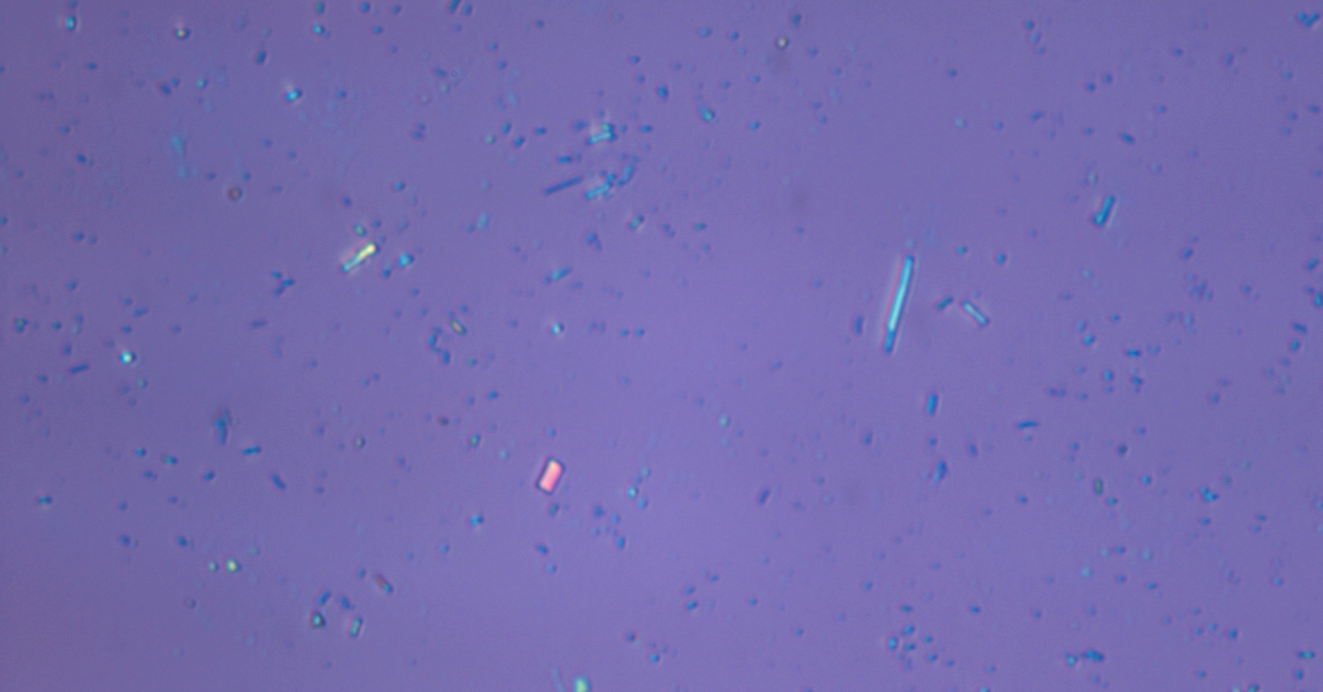
#> input picture edgepictures/falsepositive.PNG, 1323 x 692 px
$ python run_aggressive_variants.py --image ../../edgepictures/falsepositive.PNG
#> lines starting #> are read from the running program, lines starting #| are printed output that depends on the picture; after the words box and inside, x2 and y2 are one past the last pixel; in counts of white or black regions, pixels touching at a corner belong together
#!/usr/bin/env python3
"""
run_aggressive_variants.py

Run the HSVPipeline on sample3 images with various H/V penalization schemes.

The idea: use the S channel as the primary flake detector (OLD: linear from
main peak), but aggressively cancel pixels that show ANY significant H or V
deviation from substrate. This creates a "pure saturation" flake detector.

Outputs:
  results/diagnostics_old.png   - diagnostic using OLD (main peak) S logic
  results/diagnostics_new.png   - diagnostic using NEW (2nd peak) S logic
  results/heatmap_<variant>.png - multiple heatmap variants for each image

Usage:
    python run_aggressive_variants.py
"""

import argparse
from pathlib import Path

import cv2
import numpy as np
from scipy.signal import find_peaks
import matplotlib
matplotlib.use("Agg")
import matplotlib.pyplot as plt


def load_rgb_image(path: Path) -> np.ndarray:
    img = cv2.imread(str(path))
    if img is None:
        raise FileNotFoundError(f"Could not load image: {path}")
    return cv2.cvtColor(img, cv2.COLOR_BGR2RGB)


def compute_base_diagnostics(rgb: np.ndarray):
    hsv = cv2.cvtColor(rgb, cv2.COLOR_RGB2HSV).astype(np.float32)
    H, S, V = hsv[..., 0], hsv[..., 1], hsv[..., 2]

    h_hist = cv2.calcHist([H], [0], None, [180], [0, 180]).flatten()
    s_hist = cv2.calcHist([S], [0], None, [256], [0, 256]).flatten()
    v_hist = cv2.calcHist([V], [0], None, [256], [0, 256]).flatten()

    H_sub = float(np.argmax(h_hist))
    S_sub = float(np.argmax(s_hist))
    V_sub = float(np.argmax(v_hist))

    substrate_tolerance = 15.0
    substrate_mask = (
        (np.abs(S - S_sub) < substrate_tolerance)
        & (np.abs(V - V_sub) < substrate_tolerance)
    )
    if substrate_mask.any():
        sigma_H = float(np.std(H[substrate_mask]))
        sigma_S = float(np.std(S[substrate_mask]))
        sigma_V = float(np.std(V[substrate_mask]))
    else:
        sigma_H = float(np.std(H))
        sigma_S = float(np.std(S))
        sigma_V = float(np.std(V))

    sigma_H += 1e-5
    sigma_S += 1e-5
    sigma_V += 1e-5

    s_peaks, _ = find_peaks(s_hist)
    threshold = S_sub + 2.0 * sigma_S
    candidates = s_peaks[s_peaks > threshold]
    S_thin = float(candidates[0]) if len(candidates) > 0 else None

    return {
        "hsv": hsv,
        "H": H, "S": S, "V": V,
        "H_sub": H_sub, "S_sub": S_sub, "V_sub": V_sub,
        "sigma_H": sigma_H, "sigma_S": sigma_S, "sigma_V": sigma_V,
        "S_thin": S_thin,
        "h_hist": h_hist, "s_hist": s_hist, "v_hist": v_hist,
    }


def build_heatmap_rgb(prob_map: np.ndarray) -> np.ndarray:
    prob_uint8 = (np.clip(prob_map, 0.0, 1.0) * 255).astype(np.uint8)
    heatmap_bgr = cv2.applyColorMap(prob_uint8, cv2.COLORMAP_INFERNO)
    return cv2.cvtColor(heatmap_bgr, cv2.COLOR_BGR2RGB)


def plot_histograms(ax, d: dict, title: str) -> None:
    h_hist_n = d["h_hist"] / d["h_hist"].max() if d["h_hist"].max() > 0 else d["h_hist"]
    s_hist_n = d["s_hist"] / d["s_hist"].max() if d["s_hist"].max() > 0 else d["s_hist"]
    v_hist_n = d["v_hist"] / d["v_hist"].max() if d["v_hist"].max() > 0 else d["v_hist"]

    ax.plot(h_hist_n, color="red", linewidth=0.8, label="Hue")
    ax.plot(s_hist_n, color="green", linewidth=0.8, label="Saturation")
    ax.plot(v_hist_n, color="blue", linewidth=0.8, label="Value")

    ax.axvline(x=d["H_sub"], color="red", linestyle="--", linewidth=1.5,
               label=f"H_sub={d['H_sub']:.0f}")
    ax.axvline(x=d["S_sub"], color="green", linestyle="--", linewidth=1.5,
               label=f"S_sub={d['S_sub']:.0f}")
    ax.axvline(x=d["V_sub"], color="blue", linestyle="--", linewidth=1.5,
               label=f"V_sub={d['V_sub']:.0f}")
    if d["S_thin"] is not None:
        ax.axvline(x=d["S_thin"], color="yellow", linestyle="--", linewidth=2.0,
                   label=f"S_thin={d['S_thin']:.0f}")

    ax.set_title(title)
    ax.set_xlabel("Bin")
    ax.set_ylabel("Normalized Count")
    ax.legend(fontsize=7, loc="upper right")
    ax.set_xlim(0, 255)


def build_diagnostic_figure(
    rgb: np.ndarray,
    d: dict,
    D_S: np.ndarray,
    D_V: np.ndarray,
    D_H_gated: np.ndarray,
    heatmap_rgb: np.ndarray,
    title_prefix: str,
) -> plt.Figure:
    fig, axes = plt.subplots(2, 3, figsize=(18, 10))
    fig.suptitle(
        f"{title_prefix} — Substrate H={d['H_sub']:.0f}, S={d['S_sub']:.0f}, V={d['V_sub']:.0f}\n"
        f"σ: H={d['sigma_H']:.2f}, S={d['sigma_S']:.2f}, V={d['sigma_V']:.2f} | "
        f"S_thin={d['S_thin'] if d['S_thin'] is not None else 'N/A'}",
        fontsize=12,
    )

    axes[0, 0].imshow(rgb)
    axes[0, 0].set_title("1. Original RGB Image")
    axes[0, 0].axis("off")

    im_s = axes[0, 1].imshow(D_S, cmap="viridis")
    axes[0, 1].set_title("2. S-Channel Distance (D_S)")
    axes[0, 1].axis("off")
    plt.colorbar(im_s, ax=axes[0, 1], fraction=0.046, pad=0.04)

    im_v = axes[0, 2].imshow(D_V, cmap="viridis")
    axes[0, 2].set_title("3. V-Channel Distance (D_V)")
    axes[0, 2].axis("off")
    plt.colorbar(im_v, ax=axes[0, 2], fraction=0.046, pad=0.04)

    im_h = axes[1, 0].imshow(D_H_gated, cmap="viridis")
    axes[1, 0].set_title("4. Gated H-Channel Distance (D_H_gated)")
    axes[1, 0].axis("off")
    plt.colorbar(im_h, ax=axes[1, 0], fraction=0.046, pad=0.04)

    plot_histograms(axes[1, 1], d, "5. Channel Histograms with Peaks")

    axes[1, 2].imshow(heatmap_rgb)
    axes[1, 2].set_title("6. Probability Heatmap (P_map)")
    axes[1, 2].axis("off")

    plt.tight_layout()
    return fig


def compute_probability_old(d: dict, w_S=1.0, w_V=0.0, w_H=0.0):
    """OLD: linear D_S from S_sub; combined with optional H/V weights."""
    S = d["S"]
    D_S = np.abs(S - d["S_sub"]) / d["sigma_S"]

    V = d["V"]
    D_V = np.abs(V - d["V_sub"]) / d["sigma_V"]

    H = d["H"]
    delta_H = np.abs(((H - d["H_sub"] + 90.0) % 180.0) - 90.0)
    D_H = delta_H / d["sigma_H"]
    S_gate = d["S_sub"] + (2.0 * d["sigma_S"])
    D_H_gated = D_H * (S > S_gate)

    D_composite = w_S * D_S + w_V * D_V + w_H * D_H_gated
    P = 1.0 - np.exp(-0.5 * D_composite**2)
    return P.astype(np.float32), D_S, D_V, D_H_gated


def compute_probability_new(d: dict, w_S=1.0, w_V=0.0, w_H=0.0):
    """NEW: Gaussian D_S from S_thin; combined with optional H/V weights."""
    S = d["S"]
    if d["S_thin"] is not None:
        D_S = np.exp(-0.5 * ((S - d["S_thin"]) / d["sigma_S"]) ** 2)
    else:
        D_S = np.abs(S - d["S_sub"]) / d["sigma_S"]

    V = d["V"]
    D_V = np.abs(V - d["V_sub"]) / d["sigma_V"]

    H = d["H"]
    delta_H = np.abs(((H - d["H_sub"] + 90.0) % 180.0) - 90.0)
    D_H = delta_H / d["sigma_H"]
    S_gate = d["S_sub"] + (2.0 * d["sigma_S"])
    D_H_gated = D_H * (S > S_gate)

    D_composite = w_S * D_S + w_V * D_V + w_H * D_H_gated
    P = 1.0 - np.exp(-0.5 * D_composite**2)
    return P.astype(np.float32), D_S, D_V, D_H_gated


def apply_hard_gate(P: np.ndarray, D_V: np.ndarray, D_H_gated: np.ndarray,
                    v_thresh: float = 2.0, h_thresh: float = 2.0) -> np.ndarray:
    """Hard gate: zero out pixels where D_V or D_H exceed thresholds."""
    mask = (D_V < v_thresh) & (D_H_gated < h_thresh)
    return (P * mask).astype(np.float32)


def apply_soft_gate(P: np.ndarray, D_V: np.ndarray, D_H_gated: np.ndarray,
                    v_sigma: float = 1.0, h_sigma: float = 1.0) -> np.ndarray:
    """Soft gate: multiply by exp(-0.5*(D_V/v_sigma)^2) * exp(-0.5*(D_H/h_sigma)^2)."""
    gate_V = np.exp(-0.5 * (D_V / v_sigma) ** 2)
    gate_H = np.exp(-0.5 * (D_H_gated / h_sigma) ** 2)
    return (P * gate_V * gate_H).astype(np.float32)


def apply_aggressive_v_gate(P: np.ndarray, D_V: np.ndarray, D_H_gated: np.ndarray,
                            v_thresh: float = 1.0, h_thresh: float = 2.0) -> np.ndarray:
    """
    Aggressive V hard gate: zero out pixels where D_V exceeds a very tight
    threshold (e.g., 0.5σ or 1σ), while keeping H at a more lenient 2σ.
    This heavily penalizes ANY V deviation from substrate.
    """
    mask = (D_V < v_thresh) & (D_H_gated < h_thresh)
    return (P * mask).astype(np.float32)


def apply_aggressive_v_soft_gate(P: np.ndarray, D_V: np.ndarray, D_H_gated: np.ndarray,
                                 v_sigma: float = 0.5, h_sigma: float = 2.0) -> np.ndarray:
    """
    Aggressive V soft gate: multiply by exp(-0.5*(D_V/v_sigma)^2) with a very
    tight v_sigma (e.g., 0.3 or 0.5), while keeping H at a more lenient 2σ.
    This creates a sharp Gaussian that kills pixels with even minor V shifts.
    """
    gate_V = np.exp(-0.5 * (D_V / v_sigma) ** 2)
    gate_H = np.exp(-0.5 * (D_H_gated / h_sigma) ** 2)
    return (P * gate_V * gate_H).astype(np.float32)


def main():
    parser = argparse.ArgumentParser()
    parser.add_argument(
        "--image",
        type=str,
        default=str(
            Path(__file__).resolve().parent.parent / "dataset" / "sample3" / "ws2-251104161326950.jpg"
        ),
        help="Path to the RGB image to process",
    )
    parser.add_argument(
        "--output-dir",
        type=str,
        default=str(Path(__file__).resolve().parent / "results"),
        help="Directory to save outputs",
    )
    args = parser.parse_args()

    output_dir = Path(args.output_dir)
    output_dir.mkdir(parents=True, exist_ok=True)

    image_path = Path(args.image)
    print(f"Loading image: {image_path}")
    rgb = load_rgb_image(image_path)
#> in load_rgb_image, img is the input picture: shape (692, 1323, 3); mean B, G, R 174.5, 107.8, 116.9
    print(f"  Shape: {rgb.shape}, dtype: {rgb.dtype}")
#|   Shape: (692, 1323, 3), dtype: uint8

    # Compute diagnostics
    d = compute_base_diagnostics(rgb)
#> in compute_base_diagnostics, `h_hist = cv2.calcHist([H], [0], None, [180], [0, 180]).flatten()`: h_hist = 180 values, max 281896 at index 124, min 0 at index 0, mean 5086.2
#> in compute_base_diagnostics, `s_hist = cv2.calcHist([S], [0], None, [256], [0, 256]).flatten()`: s_hist = 256 values, max 100789 at index 98, min 0 at index 0, mean 3576.2
#> in compute_base_diagnostics, `v_hist = cv2.calcHist([V], [0], None, [256], [0, 256]).flatten()`: v_hist = 256 values, max 47023 at index 177, min 0 at index 0, mean 3576.2
#> in compute_base_diagnostics, `H_sub = float(np.argmax(h_hist))`: H_sub = 124
#> in compute_base_diagnostics, `S_sub = float(np.argmax(s_hist))`: S_sub = 98
#> in compute_base_diagnostics, `V_sub = float(np.argmax(v_hist))`: V_sub = 177
#> in compute_base_diagnostics, `substrate_mask = ( (np.abs(S - S_sub) < substrate_tolerance) & (np.abs..`:
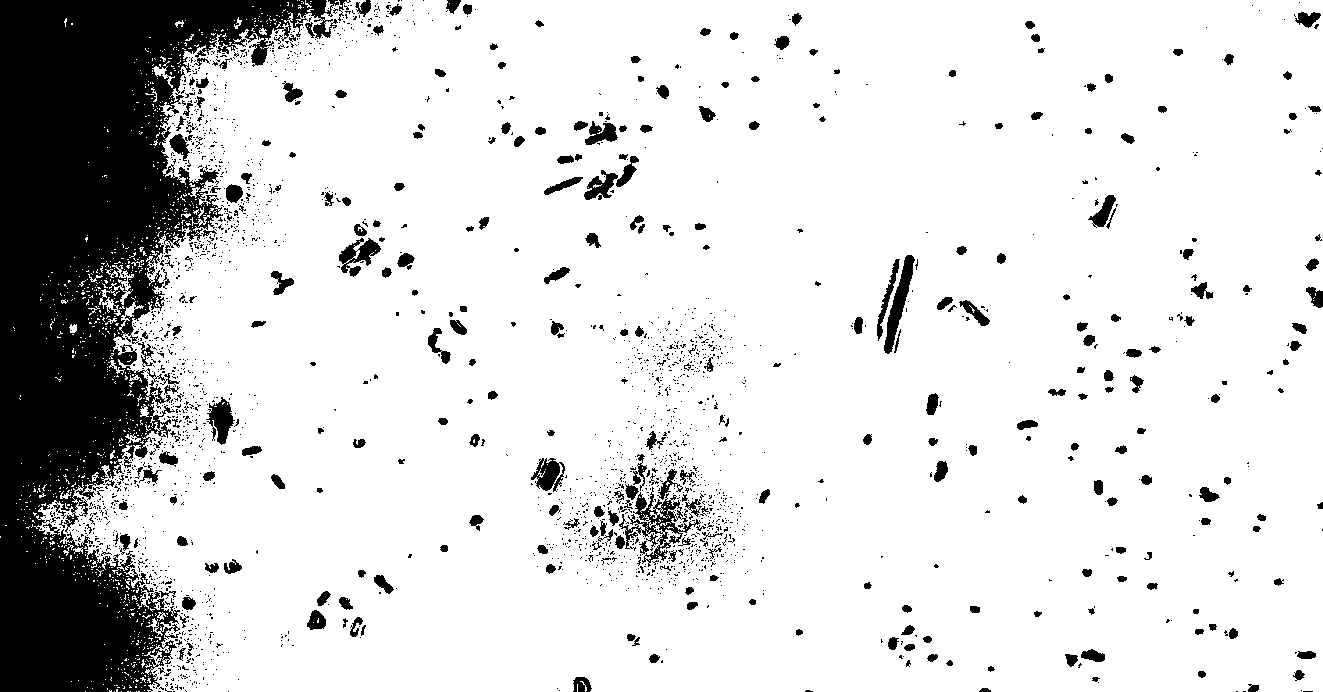
#> substrate_mask: shape (692, 1323) bool; 84.6% white; 2403 black regions (2105 under 20 px), largest, box (x1, y1, x2, y2) and area: (0, 0, 339, 692) 107107, (619, 487, 701, 567) 1653, (884, 255, 915, 354) 1042
#> in compute_base_diagnostics, `sigma_H = float(np.std(H[substrate_mask]))`: sigma_H = 1.69
#> in compute_base_diagnostics, `sigma_S = float(np.std(S[substrate_mask]))`: sigma_S = 3.64
#> in compute_base_diagnostics, `sigma_V = float(np.std(V[substrate_mask]))`: sigma_V = 6.75
#> in compute_base_diagnostics, `s_peaks, _ = find_peaks(s_hist)`: s_peaks = 55 values from 3 to 228
#> in compute_base_diagnostics, `threshold = S_sub + 2.0 * sigma_S`: threshold = 105.3
#> in compute_base_diagnostics, `candidates = s_peaks[s_peaks > threshold]`: candidates = 35 values from 119 to 228
#> in compute_base_diagnostics, `S_thin = float(candidates[0]) if len(candidates) > 0 else None`: S_thin = 119
#> d = 14 items
    print(f"  Substrate peak (H, S, V): ({d['H_sub']:.0f}, {d['S_sub']:.0f}, {d['V_sub']:.0f})")
#|   Substrate peak (H, S, V): (124, 98, 177)
    print(f"  Substrate std  (H, S, V): ({d['sigma_H']:.3f}, {d['sigma_S']:.3f}, {d['sigma_V']:.3f})")
#|   Substrate std  (H, S, V): (1.694, 3.639, 6.750)
    print(f"  Thin-flake peak (S_thin): {d['S_thin']}")
#|   Thin-flake peak (S_thin): 119.0

    # === OLD: 1st main peak, no H/V penalty (baseline) ===
    P_old_base, D_S, D_V, D_H_gated = compute_probability_old(d, w_S=1.0, w_V=0.0, w_H=0.0)
#> in compute_probability_old, `S_gate = d["S_sub"] + (2.0 * d["sigma_S"])`: S_gate = 105.3
    heatmap_old_base = build_heatmap_rgb(P_old_base)
#> in build_heatmap_rgb, `heatmap_bgr = cv2.applyColorMap(prob_uint8, cv2.COLORMAP_INFERNO)`:
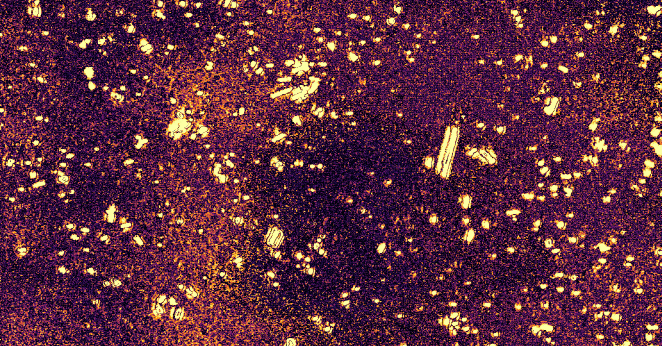
#> heatmap_bgr: shape (692, 1323, 3) (shown at 1/2 size); mean B, G, R 63.5, 44.3, 93.7
    print(f"\nOLD baseline (S-only): P range [{P_old_base.min():.4f}, {P_old_base.max():.4f}]")
#| OLD baseline (S-only): P range [0.0000, 1.0000]

    # Save diagnostic (OLD, S-only) in results root
    fig_old = build_diagnostic_figure(
        rgb, d, D_S, D_V, D_H_gated, heatmap_old_base, "OLD: 1st Main Peak (S_only)"
    )
#> in plot_histograms, `h_hist_n = d["h_hist"] / d["h_hist"].max() if d["h_hist"].max() > 0 el..`: h_hist_n = 180 values, max 1 at index 124, min 0 at index 0, mean 0.018
#> in plot_histograms, `s_hist_n = d["s_hist"] / d["s_hist"].max() if d["s_hist"].max() > 0 el..`: s_hist_n = 256 values, max 1 at index 98, min 0 at index 0, mean 0.0355
#> in plot_histograms, `v_hist_n = d["v_hist"] / d["v_hist"].max() if d["v_hist"].max() > 0 el..`: v_hist_n = 256 values, max 1 at index 177, min 0 at index 0, mean 0.0761
    fig_old.savefig(str(output_dir / "diagnostics_old.png"), dpi=150, bbox_inches="tight")
    print(f"  Saved: {output_dir / 'diagnostics_old.png'}")
    plt.close(fig_old)

    # === NEW: 2nd peak, no H/V penalty (baseline) ===
    if d["S_thin"] is not None:
        P_new_base, D_S_new, D_V_new, D_H_gated_new = compute_probability_new(d, w_S=1.0, w_V=0.0, w_H=0.0)
#> in compute_probability_new, `D_S = np.exp(-0.5 * ((S - d["S_thin"]) / d["sigma_S"]) ** 2)`:
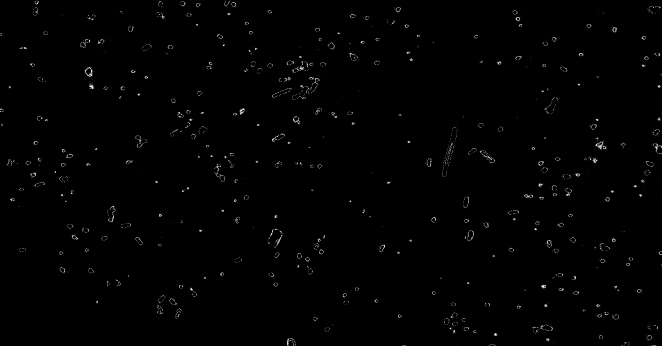
#> D_S: shape (692, 1323) float32 (shown at 1/2 size); min 0, max 1, mean 0.00719
#> in compute_probability_new, `S_gate = d["S_sub"] + (2.0 * d["sigma_S"])`: S_gate = 105.3
        heatmap_new_base = build_heatmap_rgb(P_new_base)
        print(f"NEW baseline (S-only): P range [{P_new_base.min():.4f}, {P_new_base.max():.4f}]")
#| NEW baseline (S-only): P range [0.0000, 0.3935]

        fig_new = build_diagnostic_figure(
            rgb, d, D_S_new, D_V_new, D_H_gated_new, heatmap_new_base, "NEW: 2nd Peak (S_only)"
        )
        fig_new.savefig(str(output_dir / "diagnostics_new.png"), dpi=150, bbox_inches="tight")
        print(f"  Saved: {output_dir / 'diagnostics_new.png'}")
        plt.close(fig_new)

    # === VARIANTS: aggressive H/V penalization on OLD D_S ===
    variants = {}

    # Variant 1: moderate weights w_S=0.7, w_V=0.2, w_H=0.1
    P_v1, _, _, _ = compute_probability_old(d, w_S=0.7, w_V=0.2, w_H=0.1)
    variants["heatmap_old_w070_v020_h010.png"] = (P_v1, "w_S=0.7, w_V=0.2, w_H=0.1")

    # Variant 2: aggressive weights w_S=0.6, w_V=0.25, w_H=0.15
    P_v2, _, _, _ = compute_probability_old(d, w_S=0.6, w_V=0.25, w_H=0.15)
    variants["heatmap_old_w060_v025_h015.png"] = (P_v2, "w_S=0.6, w_V=0.25, w_H=0.15")

    # Variant 3: very aggressive weights w_S=0.5, w_V=0.3, w_H=0.2
    P_v3, _, _, _ = compute_probability_old(d, w_S=0.5, w_V=0.3, w_H=0.2)
    variants["heatmap_old_w050_v030_h020.png"] = (P_v3, "w_S=0.5, w_V=0.3, w_H=0.2")

    # Variant 4: hard gate with threshold 2σ on V and H
    P_v4, _, _, _ = compute_probability_old(d, w_S=1.0, w_V=0.0, w_H=0.0)
    P_v4 = apply_hard_gate(P_v4, D_V, D_H_gated, v_thresh=2.0, h_thresh=2.0)
    variants["heatmap_old_hardgate_2sig.png"] = (P_v4, "hard gate D_V<2σ, D_H<2σ")

    # Variant 5: hard gate with threshold 1.5σ
    P_v5, _, _, _ = compute_probability_old(d, w_S=1.0, w_V=0.0, w_H=0.0)
    P_v5 = apply_hard_gate(P_v5, D_V, D_H_gated, v_thresh=1.5, h_thresh=1.5)
    variants["heatmap_old_hardgate_1p5sig.png"] = (P_v5, "hard gate D_V<1.5σ, D_H<1.5σ")

    # Variant 6: hard gate with threshold 1σ (very strict)
    P_v6, _, _, _ = compute_probability_old(d, w_S=1.0, w_V=0.0, w_H=0.0)
    P_v6 = apply_hard_gate(P_v6, D_V, D_H_gated, v_thresh=1.0, h_thresh=1.0)
    variants["heatmap_old_hardgate_1sig.png"] = (P_v6, "hard gate D_V<1σ, D_H<1σ")

    # Variant 7: soft gaussian gate with σ=2
    P_v7, _, _, _ = compute_probability_old(d, w_S=1.0, w_V=0.0, w_H=0.0)
    P_v7 = apply_soft_gate(P_v7, D_V, D_H_gated, v_sigma=2.0, h_sigma=2.0)
#> in apply_soft_gate, `return (P * gate_V * gate_H).astype(np.float32)`:
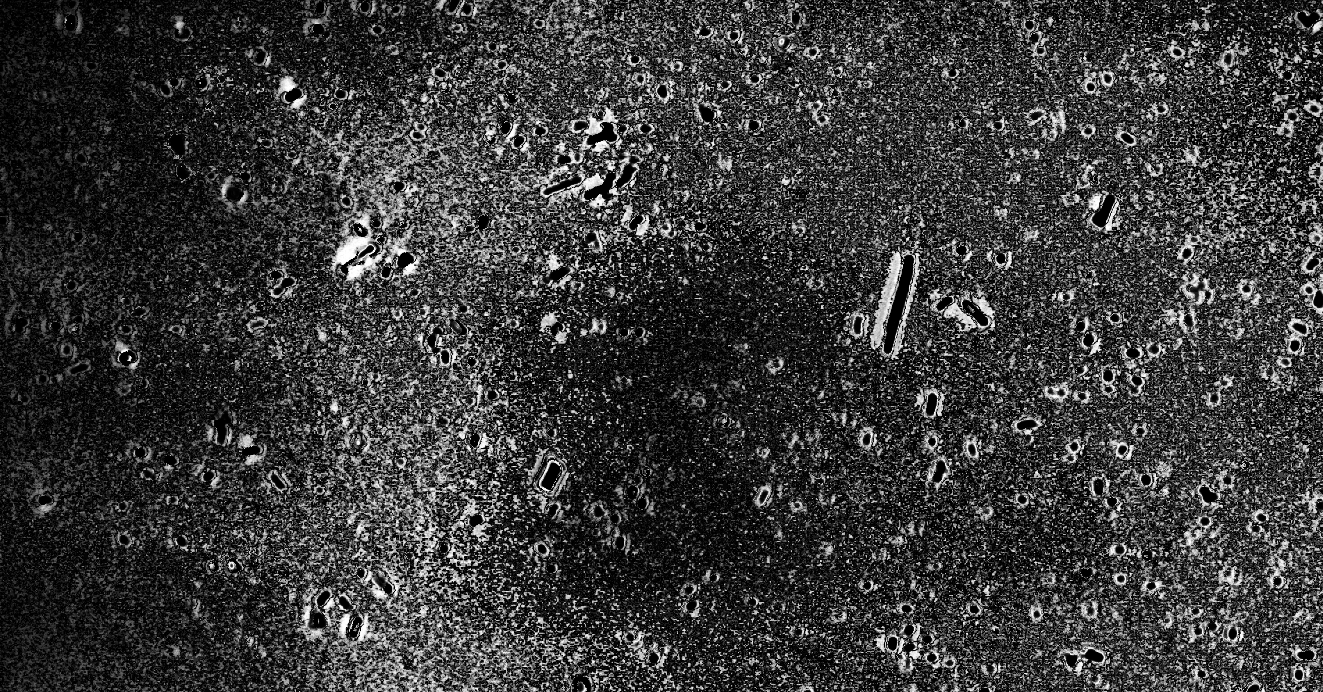
#> returned value: shape (692, 1323) float32; min 0, max 1, mean 0.225
    variants["heatmap_old_softgate_2sig.png"] = (P_v7, "soft gate exp(-0.5(D/2σ)²)")

    # Variant 8: soft gaussian gate with σ=1
    P_v8, _, _, _ = compute_probability_old(d, w_S=1.0, w_V=0.0, w_H=0.0)
    P_v8 = apply_soft_gate(P_v8, D_V, D_H_gated, v_sigma=1.0, h_sigma=1.0)
#> (the rest of the program and of its run is left out)
